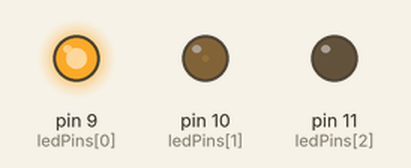
This sketch was run on a simulated Arduino Uno, built with avr-gcc and run on an emulated ATmega328P. Shown: output pins drawn as LEDs (lit = HIGH).

Above: at 0.05 s.
At 0.9 s:
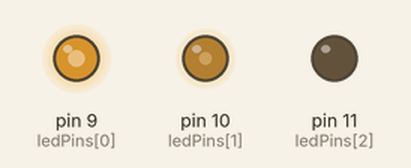
At 1.8 s:
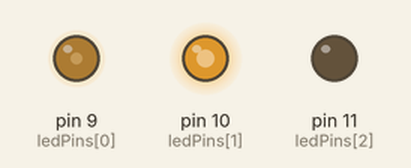
At 3.6 s:
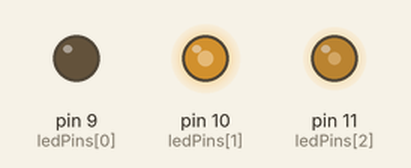
At 5.4 s:
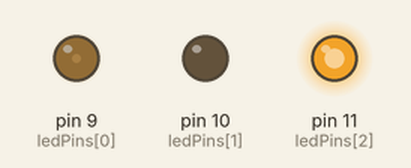
At 7.2 s:
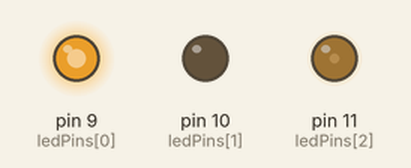
Timing chart, 0 to 10.0 s (numbered marks = the images above):
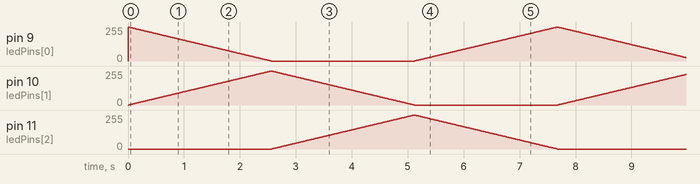

The sketch:

SpectrumFade.ino
```cpp
int ledPins[] = {9, 10, 11};
//9 = Red
//10 = Blue
//11 = Green

void setup() {
  Serial.begin(9600);

  for(int i = 0;i < 3;i++) {
    pinMode(ledPins[i], OUTPUT);
  }
}

void loop() {
  //should go red green blue white;

  //int value = analogRead(sensePin)/4; //0-255
  //draw(255-value, 255, value); //fade red to blue

  //Common cathode (common power)
  /*draw(255,0,0);
  delay(500);
  draw(0,255,0);
  delay(500);
  draw(0,0,255);
  delay(500);
  draw(255, 255, 255);
  delay(500);*/

  //draw(0,255,0);

  //common anode (common ground)
  /*draw(0,255,255);
  delay(500);
  draw(255,0,255);
  delay(500);
  draw(255,255,0);
  delay(500);
  draw(0,0,0);
  delay(500);*/

  int pause = 10;
  int red = 255;
  int green = 0;
  int blue = 0;

  while(red > 0) {
    draw(red, green, blue);
    red--;
    green++;
    delay(pause);
  }
  while(green > 0) {
    draw(red, green, blue);
    green--;
    blue++;
    delay(pause);
  }
  while(blue > 0) {
    draw(red, green, blue);
    blue--;
    red++;
    delay(pause);
  }
}

void draw(int r, int g, int b) {
  analogWrite(color('r'), r);
  analogWrite(color('g'), g);
  analogWrite(color('b'), b);
}

int color(char color) {
  switch(color) {
    case 'r':
      return ledPins[0];
    break;

    case 'g':
      return ledPins[1];
    break;

    case 'b':
      return ledPins[2];
    break;
  }
}
```
